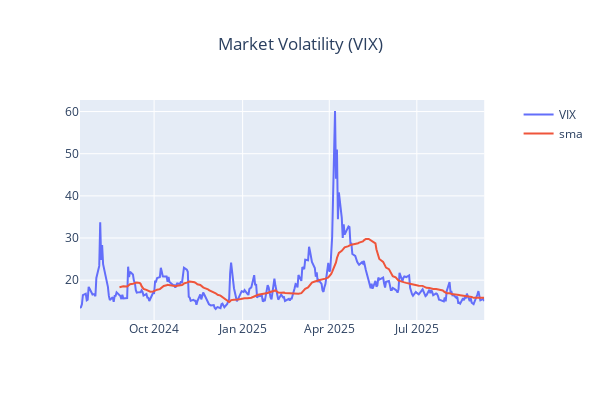

Write notebook code for a chart like this one.
### Markdown cell above
### Implied Volaility

### Code cell
from yfinance_utils import file_utils
from finta import TA
from plotly.subplots import make_subplots
import plotly.graph_objects as go

_t = '^VIX'

COLUMNS = ['Adj Close', 'Open','High','Low','Close','Volume']
_d = file_utils.get_historic_data(_t)
_d['sma'] = TA.SMA(_d, period=30)

_f=make_subplots(specs=[[{"secondary_y": True}]])
_f.update_layout(title=f"Market Volatility (VIX)", title_x=0.5, width=600, height=400)
_d.reset_index(inplace=True)
_f.add_trace(
    go.Scatter(y=_d['Close'], x=_d['Date'], name="VIX"),
    secondary_y=False
)
_f.add_trace(
    go.Scatter(y=_d['sma'], x=_d['Date'], name=f'sma'),
    secondary_y=False
)
_f.show()

### Figure 1 — Plotly figure (JSON) as saved in the notebook; plotly's stock layout.template omitted (floating-point values rounded to 4 significant figures; data arrays with more than 128 entries replaced by an {"elided": "..."} marker saying what was removed)
{"data": [{"name": "VIX", "type": "scatter", "x": {"elided": "289 str values"}, "xaxis": "x", "y": {"elided": "289 float values"}, "yaxis": "y"}, {"name": "sma", "type": "scatter", "x": {"elided": "289 str values"}, "xaxis": "x", "y": {"elided": "289 float values"}, "yaxis": "y"}], "layout": {"height": 400, "title": {"text": "Market Volatility (VIX)", "x": 0.5}, "width": 600, "xaxis": {"anchor": "y", "domain": [0, 0.94]}, "yaxis": {"anchor": "x", "domain": [0, 1]}, "yaxis2": {"anchor": "x", "overlaying": "y", "side": "right"}}}
